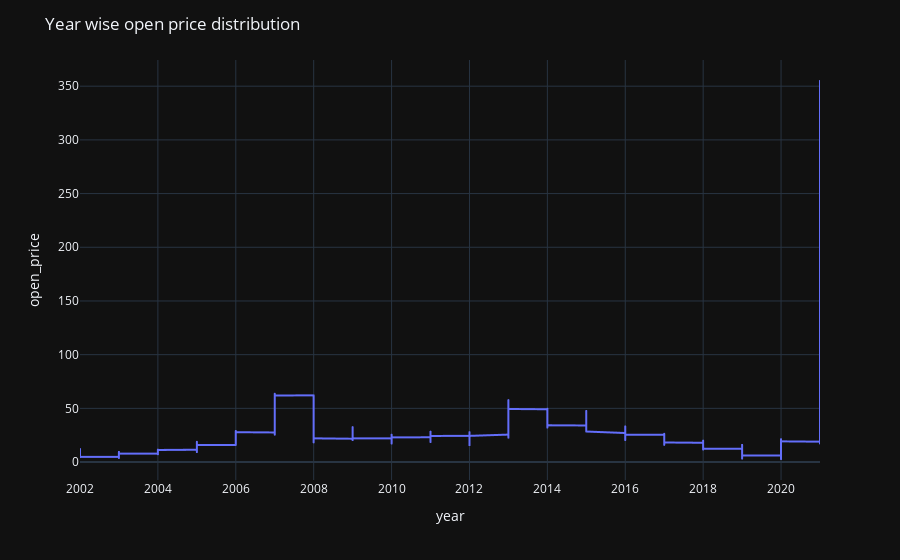

Here is the notebook cell this chart was saved with:
### Code cell
fig=px.line(x=stock_df['year'],y=stock_df['open_price'])
fig.update_layout(template='plotly_dark',title='Year wise open price distribution',xaxis_title='year',yaxis_title='open_price')

### Figure 1 — Plotly figure (JSON) as saved in the notebook; plotly's stock layout.template omitted (floating-point values rounded to 4 significant figures; data arrays with more than 128 entries replaced by an {"elided": "..."} marker saying what was removed)
{"data": [{"hovertemplate": "x=%{x}<br>y=%{y}<extra></extra>", "legendgroup": "", "line": {"color": "#636efa", "dash": "solid"}, "mode": "lines", "name": "", "showlegend": false, "type": "scattergl", "x": {"elided": "4773 int values"}, "xaxis": "x", "y": {"elided": "4773 float values"}, "yaxis": "y"}], "layout": {"legend": {"tracegroupgap": 0}, "margin": {"t": 60}, "title": {"text": "Year wise open price distribution"}, "xaxis": {"anchor": "y", "domain": [0, 1], "title": {"text": "year"}}, "yaxis": {"anchor": "x", "domain": [0, 1], "title": {"text": "open_price"}}}}
